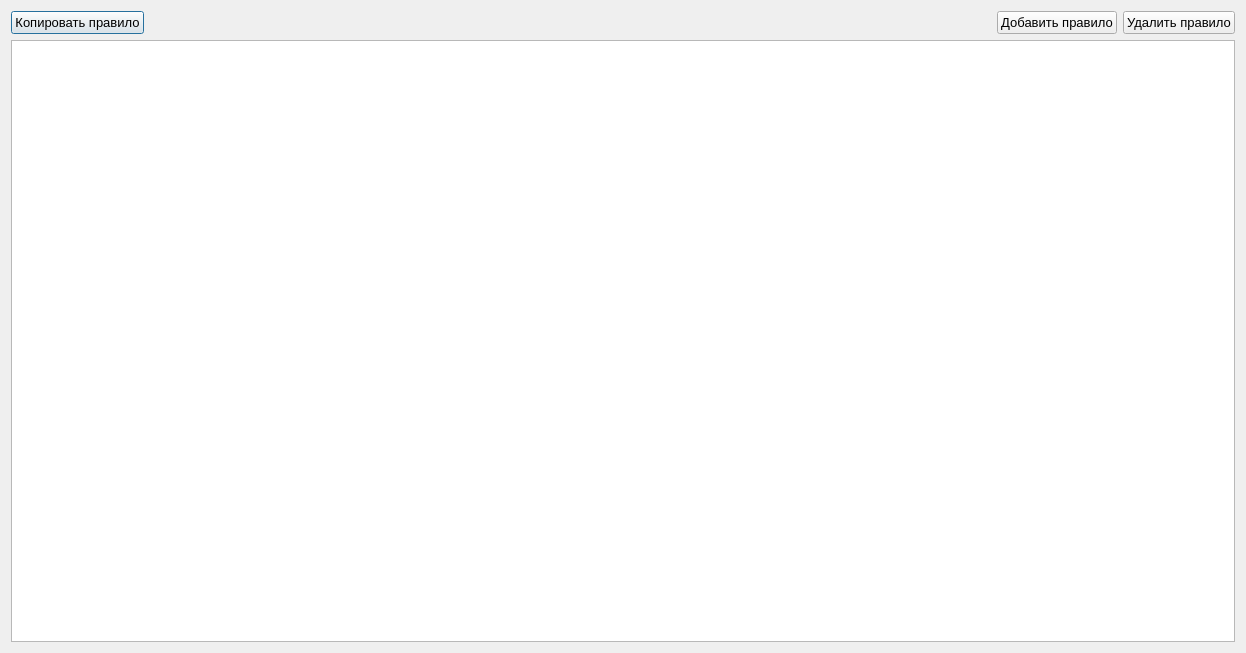
<?xml version="1.0" encoding="UTF-8"?>
<ui version="4.0">
 <class>sortingTableWindow</class>
 <widget class="QDialog" name="sortingTableWindow">
  <property name="geometry">
   <rect>
    <x>0</x>
    <y>0</y>
    <width>1246</width>
    <height>653</height>
   </rect>
  </property>
  <property name="windowTitle">
   <string>Таблица сортировки люконг</string>
  </property>
  <layout class="QVBoxLayout" name="verticalLayout_2">
   <item>
    <layout class="QVBoxLayout" name="verticalLayout">
     <item>
      <layout class="QHBoxLayout" name="horizontalLayout">
       <item>
        <widget class="QPushButton" name="copyRule">
         <property name="font">
          <font>
           <pointsize>10</pointsize>
          </font>
         </property>
         <property name="text">
          <string>Копировать правило</string>
         </property>
        </widget>
       </item>
       <item>
        <spacer name="horizontalSpacer">
         <property name="orientation">
          <enum>Qt::Horizontal</enum>
         </property>
         <property name="sizeHint" stdset="0">
          <size>
           <width>40</width>
           <height>20</height>
          </size>
         </property>
        </spacer>
       </item>
       <item>
        <widget class="QPushButton" name="addRule">
         <property name="font">
          <font>
           <pointsize>10</pointsize>
          </font>
         </property>
         <property name="text">
          <string>Добавить правило</string>
         </property>
        </widget>
       </item>
       <item>
        <widget class="QPushButton" name="deleteRule">
         <property name="font">
          <font>
           <pointsize>10</pointsize>
          </font>
         </property>
         <property name="text">
          <string>Удалить правило</string>
         </property>
        </widget>
       </item>
      </layout>
     </item>
     <item>
      <widget class="QTableView" name="tableView"/>
     </item>
    </layout>
   </item>
  </layout>
 </widget>
 <resources/>
 <connections/>
</ui>
